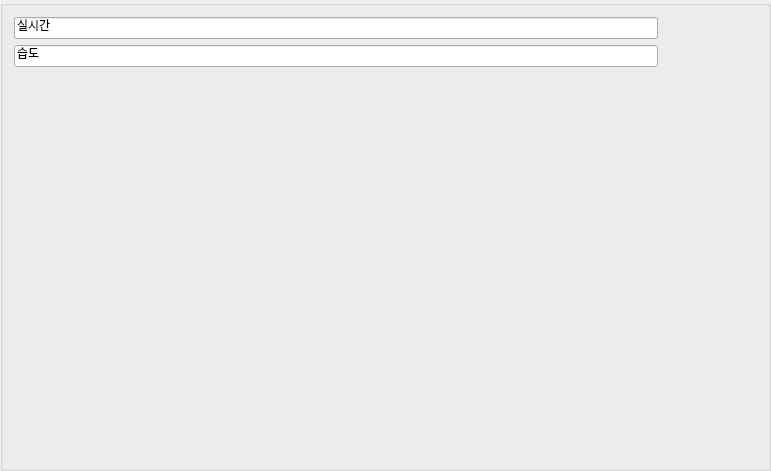
           <widget class="QGroupBox" name="group2">
            <property name="geometry">
             <rect>
              <x>210</x>
              <y>429</y>
              <width>771</width>
              <height>471</height>
             </rect>
            </property>
            <property name="title">
             <string/>
            </property>
            <layout class="QGridLayout" name="gridLayout_4">
             <item row="2" column="0" colspan="3">
              <widget class="QWidget" name="wdg_temperature" native="true"/>
             </item>
             <item row="0" column="1" colspan="2">
              <spacer name="horizontalSpacer_9">
               <property name="orientation">
                <enum>Qt::Horizontal</enum>
               </property>
               <property name="sizeHint" stdset="0">
                <size>
                 <width>93</width>
                 <height>20</height>
                </size>
               </property>
              </spacer>
             </item>
             <item row="0" column="0">
              <widget class="QLineEdit" name="le_waterlevel_2">
               <property name="styleSheet">
                <string notr="true">color: rgb(0, 0, 0);</string>
               </property>
               <property name="text">
                <string>실시간</string>
               </property>
               <property name="readOnly">
                <bool>true</bool>
               </property>
              </widget>
             </item>
             <item row="1" column="0">
              <widget class="QLineEdit" name="le_humidity">
               <property name="text">
                <string>습도</string>
               </property>
               <property name="readOnly">
                <bool>true</bool>
               </property>
              </widget>
             </item>
            </layout>
           </widget>
